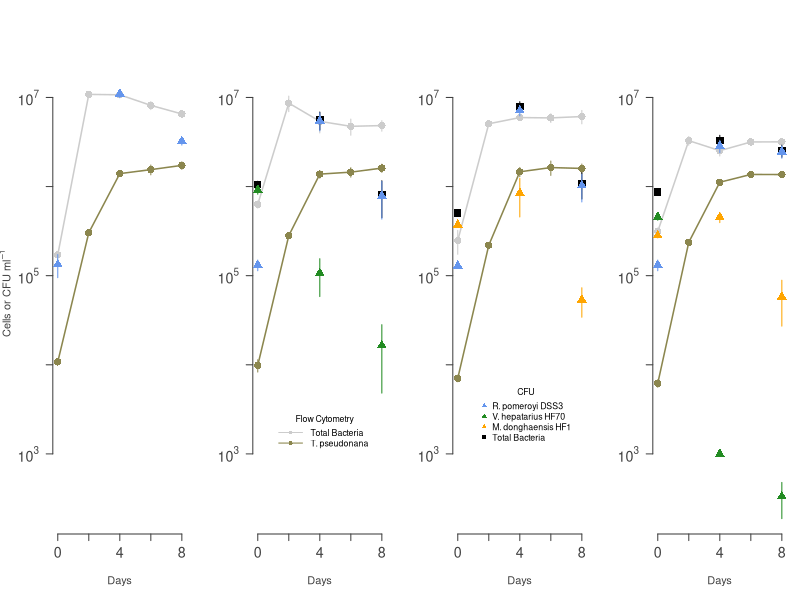
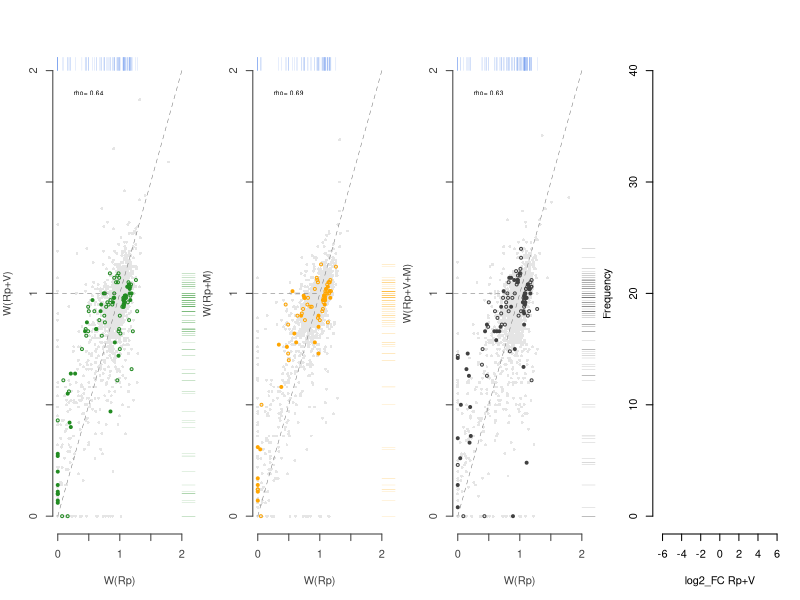
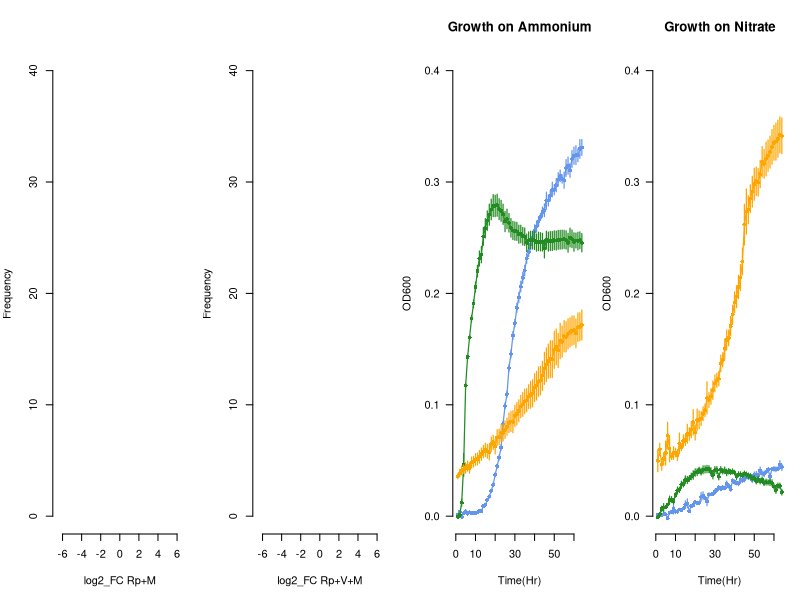
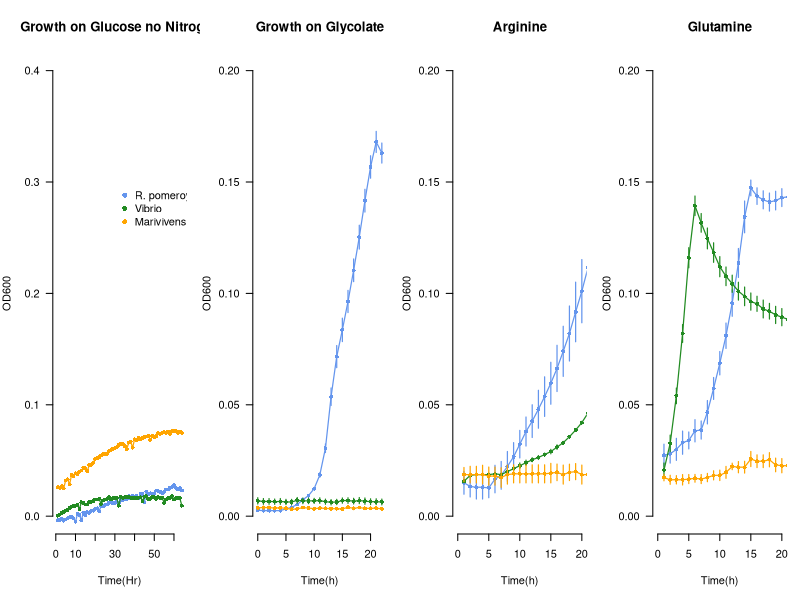
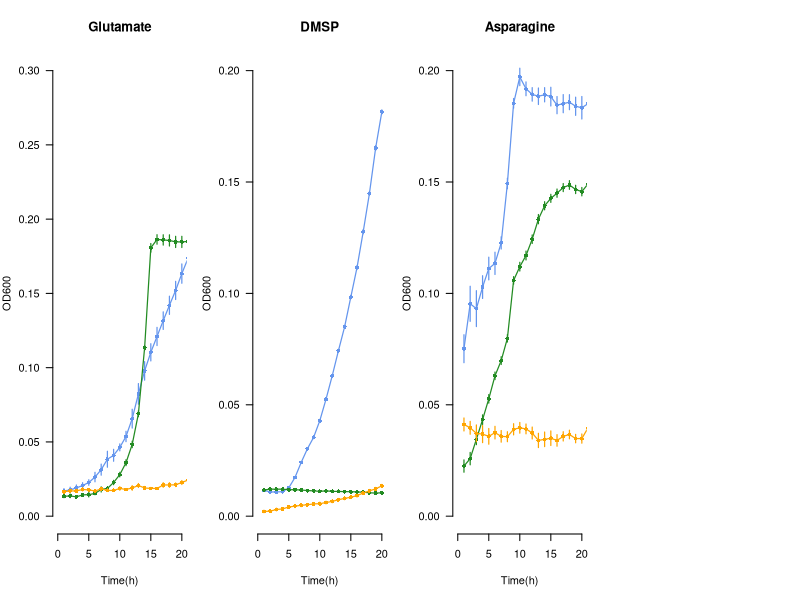

The R source for these figures, in order:
## ---- chunk 1
#loading in packages
library(readr)
library(dplyr)
library(tidyr)
library(ggplot2)
library(scales)
library(data.table)
library(formattable)
## ---- chunk 2
# Defining variables to make it more readable later on

rpom <- 'Ruegeria_pomeroyi'
rpomColor <- 'cornflowerblue'
mari <- 'Marivivens'
mariColor <- 'orange'
vib <- 'Vib_70'
vibColor <- 'forestgreen'
diatom <- 'T_pseudo'
diatomColor <- 'khaki4'
bacteria <- 'Bacteria'
bacteriaColor <- 'gray80'
compCommColor <- 'gray25'
totalCFUColor <- 'black'
## ---- chunk 3
# Transform data from CFU to CFU/ml
# from 1/2 YTSS and 1/2 YTSS + KAN25
coloniesMl <- function(rawCFUdata){
    rawCFUdata <- rawCFUdata %>% 
    mutate(cfu.ml = CFU*Dilution/Volume) %>% 
    mutate(cfuKAN.ml = CFU_KAN*Dilution/Volume) %>% 
    ungroup()
}

# Calculate mean and standard error of the mean of CFU/ml 
# and CFU_KAN/ml separate and then combine
CFUmean <- function(CFUml){
    cfuMean <- CFUml %>%
        select(Condition, Replicate, Day, Organism, cfu.ml) %>%
        na.omit() %>%
        group_by(Condition, Day, Organism, Replicate) %>%
        summarize(CFU.ml = mean(cfu.ml)) %>% 
        group_by(Condition, Day, Organism) %>% 
        summarize(mean.CFU.ml=round(mean(CFU.ml)), sem.CFU.ml=sd(round(CFU.ml))/sqrt(length(CFU.ml)))%>%
        ungroup() 
    cfuKANmean <- CFUml %>%
        select(Condition, Replicate, Day, Organism, cfuKAN.ml) %>%
        na.omit() %>%
        group_by(Condition, Day, Organism, Replicate) %>%
        summarize(CFUKAN.ml = mean(cfuKAN.ml)) %>% 
        group_by(Condition, Day, Organism) %>% 
        summarize(mean.cfuKAN.ml=round(mean(CFUKAN.ml)), sem.cfuKAN.ml=sd(round(CFUKAN.ml))/sqrt(length(CFUKAN.ml)))%>%
        ungroup()
    full_join(cfuMean, cfuKANmean, by=c('Condition', 'Organism', 'Day'))
}


# Calculate mean Cells/ml from flow data taken on CyAN 
meanCellsml <- function(rawFlowdata){
    flowMean <- rawFlowdata %>%
        select(Condition, Replicate, Day, Organism, Cells.ml) %>%
        na.omit() %>%
        group_by(Condition, Day, Organism) %>%
        summarize(mean.Cells.ml=mean(round(Cells.ml)), sem.Cells.ml=sd(round(Cells.ml))
                  /sqrt(length(Cells.ml)))%>%
        ungroup()
}

# Read in CFU and flow data, transforming with above functions
# Need to add in Day 0 for condition 4/6 since these
# R pom colonies were inhibited by Vibrio, thus
# Taking the mean of all other time zeros and placing # it here

rawCFUcounts <- read.table(file='Data/GOTn_CFUcounts_v2.csv', header=TRUE, sep=',')
CFUml <- coloniesMl(rawCFUcounts)
meanCFUml <- CFUmean(CFUml)
meanCFUml <- meanCFUml[order(meanCFUml$Day), ]

flowCounts <- read.table(file='Data/GOTn_flowCounts_v2.csv', header=TRUE, sep=',')
meanFlow <- meanCellsml(flowCounts)
## ---- chunk 4
# Fixing the problem that there were no Rpom counts on day zero of conditions 4 & 6
# We just set the CFUs here equal to the mean of the inoculum from all other conditions


condition4RpomT0 <- meanCFUml$Day==0 & meanCFUml$Organism==rpom & meanCFUml$Condition=='Vibrio'
condition6RpomT0 <- meanCFUml$Day==0 & meanCFUml$Organism==rpom & meanCFUml$Condition=='CompleteCommunity'
allRpomT0 <- na.omit(CFUml$cfu.ml[CFUml$Day=='0' & CFUml$Organism==rpom])

meanCFUml$mean.CFU.ml[condition4RpomT0] <- mean(allRpomT0)
meanCFUml$sem.CFU.ml[condition4RpomT0] <- sd(allRpomT0)/sqrt(length(allRpomT0))

meanCFUml$mean.CFU.ml[condition6RpomT0] <- mean(allRpomT0)
meanCFUml$sem.CFU.ml[condition6RpomT0] <- sd(allRpomT0)/sqrt(length(allRpomT0))
## ---- chunk 5
#Total CFUs from means then propagate error

totalCFUS <- meanCFUml %>% 
  group_by(Condition, Day) %>% 
  summarize(total.meanCFU= sum(mean.CFU.ml), total.sem=sqrt(sum(sem.CFU.ml^2, na.rm=TRUE)))

## ---- chunk 6
attach(meanCFUml)

meanCFU <- mean.CFU.ml[Organism==rpom]
meanCFUT0 <- mean.CFU.ml[Organism==rpom & Day==0]
meanCFUT4 <- mean.CFU.ml[Organism==rpom & Day==4]
meanCFUT8 <- mean.CFU.ml[Organism==rpom & Day==8]

semCFUT0 <- sem.CFU.ml[Organism==rpom & Day==0]
semCFUT4 <- sem.CFU.ml[Organism==rpom & Day==4]
semCFUT8 <- sem.CFU.ml[Organism==rpom & Day==8]


rpomAloneCFU <- mean.CFU.ml[Condition=='RpomAlone' & Organism==rpom]
semRpomAloneCFU <- sem.CFU.ml[Condition=='RpomAlone' & Organism==rpom]
rpomAloneTimeCFU <- Day[Condition=='RpomAlone' & Organism==rpom]

vibRpomCFU <- mean.CFU.ml[Condition=='Vibrio' & Organism==rpom]
semVibRpomCFU <- sem.CFU.ml[Condition=='Vibrio' & Organism==rpom]
vibCFU <- mean.CFU.ml[Condition=='Vibrio' & Organism==vib]
semVibCFU <- sem.CFU.ml[Condition=='Vibrio' & Organism==vib]
vibTimeCFU <- Day[Condition=='Vibrio' & Organism==vib]
vibRpomTimeCFU <- Day[Condition=='Vibrio' & Organism==rpom]

mariRpomCFU <- mean.CFU.ml[Condition=='Marivivens' & Organism==rpom]
semMariRpomCFU <- sem.CFU.ml[Condition=='Marivivens' & Organism==rpom]
mariCFU <- mean.CFU.ml[Condition=='Marivivens' & Organism==mari]
semMariCFU <- sem.CFU.ml[Condition=='Marivivens' & Organism==mari]
mariTimeCFU <- Day[Condition=='Marivivens' & Organism==mari]
mariRpomTimeCFU <- Day[Condition=='Marivivens' & Organism==rpom]

compCommRpomCFU <- mean.CFU.ml[Condition=='CompleteCommunity' & Organism==rpom]
semCompCommRpomCFU <- sem.CFU.ml[Condition=='CompleteCommunity' & Organism==rpom]
compCommMariCFU <- mean.CFU.ml[Condition=='CompleteCommunity' & Organism==mari]
semCompCommMariCFU <- sem.CFU.ml[Condition=='CompleteCommunity' & Organism==mari]
compCommVibCFU <- mean.CFU.ml[Condition=='CompleteCommunity' & Organism==vib]
semCompCommVibCFU <- sem.CFU.ml[Condition=='CompleteCommunity' & Organism==vib]
compCommVibTimeCFU <- Day[Condition=='CompleteCommunity' & Organism==vib]
compCommMariTimeCFU <- Day[Condition=='CompleteCommunity' & Organism==mari]
compCommRpomTimeCFU <- Day[Condition=='CompleteCommunity' & Organism==rpom]

detach(meanCFUml, unload=TRUE)

## ---- chunk 7
# Reading in functions for growth curves that I like to make
niceGrowthCurve <- function(time, populationDensity, yLim, yLab=expression('Cells or CFU ml' ^-1),  timeTicks, timeLabs, popTicks, popLabs){
  xLab <- 'Days'
  axesCol <- 'gray25'
  plot(time, populationDensity, las=1, xlab=xLab, ylab=yLab, log='y',  type='n', frame.plot=FALSE,  yaxt='n', xaxt='n', ylim=yLim, col.lab=axesCol)
  axis(1, at=timeTicks, labels=timeLabs, col=axesCol, col.axis=axesCol, cex.axis=1.3, cex.lab=1.3)
  axis(2, at=popTicks, labels=popLabs, las=1, col=axesCol, col.axis=axesCol, cex.axis=1.3, cex.lab=1.3)
}


oneMemberGrowthCurve <- function(timePop1, pop1, pop1SEM, pop1Col, lineType=1, point=16){
  points(timePop1, pop1, col=pop1Col, pch=point, cex=1.5)
  lines(timePop1, pop1, col=pop1Col, lty=lineType, lwd=1.5)
  segments(x0=timePop1, y0=pop1+pop1SEM, y1=pop1-pop1SEM, col=pop1Col)
}

## ---- chunk 8
#Defining the flow cytometry objects as the treatmentOrganism

attach(meanFlow)

tnBacteriaFlow <-  mean.Cells.ml[Condition=='RpomAlone' & Organism==bacteria]
semTnBacteriaFlow <- sem.Cells.ml[Condition=='RpomAlone' & Organism==bacteria]
tnDiatomFlow <- mean.Cells.ml[Condition=='RpomAlone' & Organism==diatom]
semTnDiatomFlow <- sem.Cells.ml[Condition=='RpomAlone' & Organism==diatom]
tnBacteriaTimeFlow <- Day[Condition=='RpomAlone' & Organism==bacteria]
tnDiatomTimeFlow <- Day[Condition=='RpomAlone' & Organism==diatom]

vibBacteriaFlow <-  mean.Cells.ml[Condition=='Vibrio' & Organism==bacteria]
semVibBacteriaFlow <- sem.Cells.ml[Condition=='Vibrio' & Organism==bacteria]
vibDiatomFlow <- mean.Cells.ml[Condition=='Vibrio' & Organism==diatom]
semVibDiatomFlow <- sem.Cells.ml[Condition=='Vibrio' & Organism==diatom]
vibBacteriaTimeFlow <- Day[Condition=='Vibrio' & Organism==bacteria]
vibDiatomTimeFlow <- Day[Condition=='Vibrio' & Organism==diatom]

mariBacteriaFlow <-  mean.Cells.ml[Condition=='Marivivens' & Organism==bacteria]
semMariBacteriaFlow <- sem.Cells.ml[Condition=='Marivivens' & Organism==bacteria]
mariDiatomFlow <- mean.Cells.ml[Condition=='Marivivens' & Organism==diatom]
semMariDiatomFlow <- sem.Cells.ml[Condition=='Marivivens' & Organism==diatom]
mariBacteriaTimeFlow <- Day[Condition=='Marivivens' & Organism==bacteria]
mariDiatomTimeFlow <- Day[Condition=='Marivivens' & Organism==diatom]

allBacteriaFlow <-  mean.Cells.ml[Condition=='CompleteCommunity' & Organism==bacteria]
semAllBacteriaFlow <- sem.Cells.ml[Condition=='CompleteCommunity' & Organism==bacteria]
allDiatomFlow <- mean.Cells.ml[Condition=='CompleteCommunity' & Organism==diatom]
semAllDiatomFlow <- sem.Cells.ml[Condition=='CompleteCommunity' & Organism==diatom]
allBacteriaTimeFlow <- Day[Condition=='CompleteCommunity' & Organism==bacteria]
allDiatomTimeFlow <- Day[Condition=='CompleteCommunity' & Organism==diatom]
detach(meanFlow, unload=TRUE)
## ---- chunk 9
xAxis <- seq(0,8, by=2)
xAxisLong <- seq(0,16, by=2)
xAxisLabs <- c('0','','4','','8')
xAxisLongLabs <- c('0','','4','','8','','12','','16')

ylim <- c(2e2,2e7)
yAxis <-  c(1e3, 1e4, 1e5, 1e6, 1e7)
yAxisLab <- c(expression('10'^'3'), '', expression('10'^'5'), '',expression('10'^'7'))

#pdf(file='growthcurve_20220316.pdf', height=3, width=9, useDingbats=FALSE)

par(mfrow=c(1,4), mar=c(5,4,4,1))

#Rpom Alone
niceGrowthCurve(xAxis, yAxis, ylim, timeTicks=xAxis, timeLabs=xAxisLabs, popTicks=yAxis, popLabs=yAxisLab)


oneMemberGrowthCurve(tnBacteriaTimeFlow, tnBacteriaFlow, semTnBacteriaFlow, bacteriaColor)
oneMemberGrowthCurve(tnDiatomTimeFlow, tnDiatomFlow, semTnDiatomFlow, diatomColor)
oneMemberGrowthCurve(rpomAloneTimeCFU, rpomAloneCFU, semRpomAloneCFU, rpomColor,lineType=0, point=17)




#Vibrio

niceGrowthCurve(xAxis, yAxis, ylim, yLab='', timeTicks=xAxis, timeLabs=xAxisLabs, popTicks=yAxis, popLabs=yAxisLab)

oneMemberGrowthCurve(vibBacteriaTimeFlow, vibBacteriaFlow, semVibBacteriaFlow, bacteriaColor)
oneMemberGrowthCurve(vibDiatomTimeFlow, vibDiatomFlow, semVibDiatomFlow, diatomColor)


oneMemberGrowthCurve(totalCFUS$Day[totalCFUS$Condition=='Vibrio'], totalCFUS$total.meanCFU[totalCFUS$Condition=='Vibrio'], totalCFUS$total.sem[totalCFUS$Condition=='Vibrio'], totalCFUColor, lineType=0, point=15)

oneMemberGrowthCurve(vibRpomTimeCFU, vibRpomCFU, semVibRpomCFU, rpomColor, lineType=0, point=17)
oneMemberGrowthCurve(vibTimeCFU, vibCFU, semVibCFU, vibColor, lineType=0, point=17)


legend(1.2, 0.3e4, legend=c('Total Bacteria' , 'T. pseudonana'), col=c(bacteriaColor, diatomColor), cex=0.8, pch=16, lty=1, bty='n', title='Flow Cytometry', seg.len=3)


#Marivivens

niceGrowthCurve(xAxis, yAxis, ylim, yLab='', timeTicks=xAxis, timeLabs=xAxisLabs, popTicks=yAxis, popLabs=yAxisLab)

oneMemberGrowthCurve(mariBacteriaTimeFlow, mariBacteriaFlow, semMariBacteriaFlow, bacteriaColor)
oneMemberGrowthCurve(mariDiatomTimeFlow, mariDiatomFlow, semMariDiatomFlow, diatomColor)

oneMemberGrowthCurve(totalCFUS$Day[totalCFUS$Condition=='Marivivens'], totalCFUS$total.meanCFU[totalCFUS$Condition=='Marivivens'], totalCFUS$total.sem[totalCFUS$Condition=='Marivivens'], totalCFUColor, lineType=0, point=15)

oneMemberGrowthCurve(mariRpomTimeCFU, mariRpomCFU, semMariRpomCFU, rpomColor, lineType=0, point=17)
oneMemberGrowthCurve(mariTimeCFU, mariCFU, semMariCFU, mariColor, lineType=0, point=17)


legend(1.2, 0.6e4, legend=c('R. pomeroyi DSS3' , 'V. hepatarius HF70', 'M. donghaensis HF1', 'Total Bacteria'), col=c(rpomColor, vibColor, mariColor, totalCFUColor), pch=c(17,17,17,15), cex=0.8, lty=0, bty='n', title='CFU', seg.len=3)

#CompleteCommunity

niceGrowthCurve(xAxis, yAxis, ylim, yLab='', timeTicks=xAxis, timeLabs=xAxisLabs, popTicks=yAxis, popLabs=yAxisLab)

oneMemberGrowthCurve(allBacteriaTimeFlow, allBacteriaFlow, semAllBacteriaFlow, bacteriaColor)
oneMemberGrowthCurve(allDiatomTimeFlow, allDiatomFlow, semAllDiatomFlow, diatomColor)


oneMemberGrowthCurve(totalCFUS$Day[totalCFUS$Condition=='CompleteCommunity'], totalCFUS$total.meanCFU[totalCFUS$Condition=='CompleteCommunity'], totalCFUS$total.sem[totalCFUS$Condition=='CompleteCommunity'], totalCFUColor, lineType=0, point=15)

oneMemberGrowthCurve(compCommRpomTimeCFU, compCommRpomCFU, semCompCommRpomCFU, rpomColor, lineType=0, point=17)
oneMemberGrowthCurve(compCommRpomTimeCFU, compCommVibCFU, semCompCommVibCFU, vibColor, lineType=0, point=17)
oneMemberGrowthCurve(compCommMariTimeCFU, compCommMariCFU, semCompCommMariCFU, mariColor, lineType=0, point=17)



#dev.off()
## ---- chunk 10
# expansion factors for Rpom as the only bacteria makes it easy

expansionCalc <- function(initialFC, finalFC, semInitialFC, semFinalFC){
  
  x <- initialFC
  y <- finalFC
  
  expansion <- y/x
  
  dx_x <- semInitialFC/x
  dy_y <- semFinalFC/y
  
  uncertainty <- expansion*sqrt((dx_x)^2*(dy_y)^2)
  
  expansion_uncertainty <- c(vector(),c(expansion, uncertainty))
}


rpomAloneExp <- expansionCalc(tnBacteriaFlow[1], tnBacteriaFlow[5], semTnBacteriaFlow[1], semTnBacteriaFlow[5])[1]
semRpomAloneExp <- expansionCalc(tnBacteriaFlow[1], tnBacteriaFlow[5], semTnBacteriaFlow[1], semTnBacteriaFlow[5])[2]

rpomAloneExpCFU <- expansionCalc(rpomAloneCFU[1], rpomAloneCFU[3], semRpomAloneCFU[1], semRpomAloneCFU[3])[1]
semRpomAloneExpCFU <- expansionCalc(rpomAloneCFU[1], rpomAloneCFU[3], semRpomAloneCFU[1], semRpomAloneCFU[3])[2]


# to get expansion factors for conditions with multiple bacteria
# Rpom CFUs / Total Bacteria CFUs * Total Bacteria FC = Rpom FC
# expansion factor is then Rpom FC final / Rpom FC initial

percentMultiBact <- function(rPom, bact2, bact3){
  x <- rPom
  y <- bact2
  z <- bact3
  
  total <- x/(x+y+z)
}

expansionCalc_noUncert <- function(initialFC, finalFC){
  
  x <- initialFC
  y <- finalFC
  
  expansion <- y/x
}

  
rpomVibPercent <- percentMultiBact(vibRpomCFU, vibCFU, bact3=0)
rpomMariPercent <- percentMultiBact(mariRpomCFU, mariCFU, bact3=0)
rpomAllPercent <- percentMultiBact(compCommRpomCFU, compCommVibCFU, compCommMariCFU)




#these are all of specifically rpom in each treatment then multiplied by the flowcytometry data (0d and 8d) to get cells/ml of rpom from the percentage of rpom cells based on cfus

vibExp <-  expansionCalc_noUncert(vibBacteriaFlow[1]*rpomVibPercent[1], vibBacteriaFlow[5]*rpomVibPercent[3])


mariExp <-  expansionCalc_noUncert(mariBacteriaFlow[1]*rpomMariPercent[1], mariBacteriaFlow[5]*rpomMariPercent[3])


allExp <- expansionCalc_noUncert(allBacteriaFlow[1]*rpomAllPercent[1], allBacteriaFlow[5]*rpomAllPercent[3])

print(c('RpomAlone Expansion=', round(rpomAloneExp, 2),'Vibrio Expansion=', round(vibExp,2) , 'Marivivens Expansion=', round(mariExp,2), 'CompleteCommunity Expansion', round(allExp, 2)))
## ---- chunk 11
# Calculating the number of generations from time 0 to 4 for just Rpom CFUs
#propagation of standard error of the mean
errorProp <- function(sem, mean){
  sqrt((0.434*(sem[2]/mean[2]))^2 + (0.434*(sem[1]/mean[1]))^2)
}

gen4Table <- matrix(nrow=4, ncol=3)
gen4Table[1, 1] <- 'rpomAlone Generations'
gen4Table[2, 1] <- 'Vibrio rpom Generations'
gen4Table[3, 1] <- 'Marivivens rpom Generations'
gen4Table[4, 1] <- 'Complete Comm rpom Generations'
gen4Table[1, 2] <- round((log10(rpomAloneCFU[2])-log10(rpomAloneCFU[1]))/0.301, 3)
gen4Table[2, 2] <- round((log10(vibRpomCFU[2])-log10(vibRpomCFU[1]))/0.301, 3)
gen4Table[3, 2] <- round((log10(mariRpomCFU[2])-log10(mariRpomCFU[1]))/0.301, 3)
gen4Table[4, 2] <- round((log10(compCommRpomCFU[2])-log10(compCommRpomCFU[1]))/0.301, 3)

gen4Table[1,3] <- round(errorProp(semRpomAloneCFU, rpomAloneCFU), 3)
gen4Table[2,3] <- round(errorProp(semVibRpomCFU, vibRpomCFU), 3)
gen4Table[3,3] <- round(errorProp(semMariRpomCFU, mariRpomCFU), 3)
gen4Table[4,3] <- round(errorProp(semCompCommRpomCFU, compCommRpomCFU), 3)

errorProp(semRpomAloneCFU, rpomAloneCFU)

print(gen4Table)
paste('Mean Generations=', mean(as.numeric(gen4Table[1:4, 2])))


## ---- chunk 12
meanFitness <- fread('Data/meanFitness_20220701.csv', header=TRUE)
significantFitness <- fread('Data/significantFitness_Metabolism_Grouped_20220713.csv', header=TRUE)
table1 <- fread('Data/Table1_20220831.csv', header=TRUE) %>% 
  select(spo, gene, funct, sig_vib, sig_mari, sig_cc) %>% 
    inner_join(., significantFitness, by=c('spo', 'gene', 'funct', 'sig_mari', 'sig_vib', 'sig_cc'))

#Select only significant genes to later be counted as fit increases or decreases
vibSig <- significantFitness[sig_vib == 'yes']
vibSigTable <- table1[sig_vib=='yes']
mariSig <- significantFitness[sig_mari == 'yes']
mariSigTable <- table1[sig_mari=='yes']
commSig <- significantFitness[sig_cc == 'yes']
commSigTable <- table1[sig_cc=='yes']

legendColors <- c(rpomColor, vibColor, mariColor, compCommColor)

fitTicks <- c(0, 0.5, 1, 1.5, 2)
fitLabs <- c('0', '','1','', '2')

overallFitPlot <- function(meanFitX=meanFitness$meanW_rpomAlone, meanFitY=meanFitness$meanW_vib, SigFitY_X, SigFitY_Y, SigTableX, SigTableY, xLab, yLab, ycol){
    x <- cor.test(meanFitX, meanFitY, method='spearman')
    segmentCol <- 'grey45'
    axesCol <- 'gray25'
    plot(meanFitX, meanFitY, pch=16, col='grey90', xlab=xLab, ylab=yLab, las=1, bty='n', xaxt='n', yaxt='n',  cex=0.6, xlim=c(0,2), ylim=c(0,2), col.lab=axesCol)
    
    points(SigFitY_X, SigFitY_Y, pch=21, col=ycol, cex=0.6)
    points(SigTableX, SigTableY, pch=16, col=ycol, cex=0.6)
    rug(SigFitY_X, side=1, pos=c(2,0), ticksize=0.1, lwd=0.15, col=rpomColor)
    rug(SigFitY_Y, side=2, col=ycol, pos=c(2,0), ticksize=0.1, lwd=0.15)
    axis(1, at=fitTicks, labels=fitLabs, col=axesCol, col.axis=axesCol)
    axis(2, at=fitTicks, labels=fitLabs, col=axesCol, col.axis=axesCol)
    segments(x0=0, y0=0, x1=2, y1=2, col= segmentCol, lty=2, lwd=0.5)
    segments(x0=-1, y0=1, x1=1, y1=1, col=segmentCol, lty=2, lwd=0.5)
    text(0.5, 1.9, paste('rho=',round(x$estimate, 2)), cex=0.6)
}

print(c('rpomAlone against vibrio spearman:', cor.test(meanFitness$meanW_rpomAlone, meanFitness$meanW_vib, method='spearman')[3:4]))
print(c('rpomAlone against marivivens spearman:', cor.test(meanFitness$meanW_rpomAlone, meanFitness$meanW_mari, method='spearman')[3:4]))
print(c('rpomAlone against Complete Commuinity spearman:', cor.test(meanFitness$meanW_rpomAlone, meanFitness$meanW_CC, method='spearman')[3:4]))


#pdf('fitnessOverview20220718.pdf', height=3, width=9,useDingbats=FALSE)
par(mfrow=c(1,4), mar=c(5,4,4,1))

overallFitPlot(meanFitness$meanW_rpomAlone, meanFitness$meanW_vib, vibSig$meanW_rpomAlone, vibSig$meanW_vib, vibSigTable$meanW_rpomAlone, vibSigTable$meanW_vib, 'W(Rp)','W(Rp+V)', vibColor)


overallFitPlot(meanFitness$meanW_rpomAlone, meanFitness$meanW_mari, mariSig$meanW_rpomAlone, mariSig$meanW_mari,  mariSigTable$meanW_rpomAlone, mariSigTable$meanW_mari, 'W(Rp)','W(Rp+M)', mariColor)

overallFitPlot(meanFitness$meanW_rpomAlone, meanFitness$meanW_CC, commSig$meanW_rpomAlone, commSig$meanW_CC,commSigTable$meanW_rpomAlone, commSigTable$meanW_CC, 'W(Rp)','W(Rp+V+M)', compCommColor)
#dev.off()
## ---- chunk 13


#pdf('log2FC_Whist_20220707.pdf', width=5, height=5)
hist(vibSig$Vib_fold_diff, seq(-6.5, 6.6, length.out = 125), col=vibColor, xlim=c(-6.5, 6.5), ylim=c(0,40), border='white', xlab='log2_FC Rp+V', main='')
hist(mariSig$Mari_fold_diff, seq(-6.5, 6.6, length.out = 125), col=mariColor, xlim=c(-6.5, 6.5), ylim=c(0,40), border='white', xlab='log2_FC Rp+M', main='')
hist(commSig$CC_fold_diff, seq(-6.6, 6.6, length.out = 125), col=compCommColor, xlim=c(-6.5, 6.5), ylim=c(0,40), border='white', xlab='log2_FC Rp+V+M', main='')
#dev.off()

## ---- chunk 14
plateOD <- fread('Data/NitrogenUsage_GrowthCurves_CBS.csv') %>%  melt(., id=('Time'), variable.name='Well', value.name='OD600')


plateMap <- fread('Data/NitrogenUsage_GrowthCurves_CBS_platelayout.csv')

growthData <- inner_join(plateOD, plateMap, by='Well')
meanCells <- function(rawData) {
    rawData <- rawData %>% 
        na.omit() %>% 
        group_by(Time, Organism, Condition) %>% 
        summarise(mean_OD=mean(OD600), sem_OD = sd(OD600)/sqrt(length(OD600)))
}

x <- meanCells(growthData)
x$mean_OD[x$Organism!='Blank'] <- x$mean_OD[x$Organism!='Blank'] - x$mean_OD[x$Organism=='Blank']

# Blank transformed data
blankedGrowthCurve <- x

attach(blankedGrowthCurve)

# Define each strain/fluorescent organism used for this plate
rpomNH <- Organism=='Rpom' & Condition=='NH'
rpomNO <- Organism=='Rpom' & Condition=='NO'
rpomNoN <- Organism=='Rpom' & Condition=='NoN'
vibNH <- Organism=='Vib' & Condition=='NH'
vibNO <- Organism=='Vib' & Condition=='NO'
vibNoN <- Organism=='Vib' & Condition=='NoN'
mariNH <- Organism=='Mari' & Condition=='NH'
mariNO <- Organism=='Mari' & Condition=='NO'
mariNoN <- Organism=='Mari' & Condition=='NoN'


OD <- function(strain, color) {
    points(Time[strain], mean_OD[strain], pch=16, cex=0.8, col=color)
    lines(Time[strain], mean_OD[strain], col=color, lwd=1.2)
    segments(Time[strain], y0=mean_OD[strain]-sem_OD[strain], y1=mean_OD[strain]+sem_OD[strain], col=color, lwd=1.2)
}


#pdf('Nitrate_Ammonium_GC_20211209.pdf', height=8, width=10, useDingbats = FALSE)

plot(Time[rpomNH], mean_OD[rpomNH], type='n',  las=1, xlab='Time(Hr)', ylab='OD600', main='Growth on Ammonium', bty='n', ylim=c(0, 0.4),cex=1.5, col='gray80')
OD(rpomNH, rpomColor)
OD(vibNH, vibColor)
OD(mariNH, mariColor)


plot(Time[rpomNO], mean_OD[rpomNO], type='n',  las=1, xlab='Time(Hr)', ylab='OD600', main='Growth on Nitrate', bty='n', ylim=c(0,0.4), cex=1.5, col='gray80')
OD(rpomNO, rpomColor)
OD(vibNO, vibColor)
OD(mariNO, mariColor)


plot(Time[rpomNoN], mean_OD[rpomNoN], type='n',  las=1, xlab='Time(Hr)', ylab='OD600', main='Growth on Glucose no Nitrogen', bty='n', ylim=c(0,0.4), cex=1.5, col='gray80')
OD(rpomNoN, rpomColor)
OD(vibNoN, vibColor)
OD(mariNoN, mariColor)
legend(30, 0.3, legend=c('R. pomeroyi WT', 'Vibrio', 'Marivivens'), col=c(rpomColor, vibColor, mariColor), bty='n', pch=16)
#dev.off()
detach(blankedGrowthCurve)
## ---- chunk 15

glycolate_OD <- fread('Data/Glycolate_Malate_GrowthCurves_CBS.csv') %>%  melt(., id=('Time'), variable.name='Well', value.name='OD600')
glycolate_OD$Well <- as.integer(glycolate_OD$Well)
glycolate_layout <- fread('Data/Glycolate_Malate_GrowthCurves_CBS_platelayout.csv')



glycolate_growthData <- inner_join(glycolate_OD, glycolate_layout , by='Well')


glycolate_mean <- meanCells(glycolate_growthData)

# Blank transformed data

glycolate_mean$mean_OD[glycolate_mean$Organism!='Blank' & glycolate_mean$Condition=='Glycolate'] <- glycolate_mean$mean_OD[glycolate_mean$Organism!='Blank' & glycolate_mean$Condition=='Glycolate'] - glycolate_mean$mean_OD[glycolate_mean$Organism=='Blank' & glycolate_mean$Condition=='Glycolate']


attach(glycolate_mean)
rpomGlycolate <- Organism=='Rpom' & Condition=='Glycolate'

vibGlycolate <- Organism=='Vib' & Condition=='Glycolate'

mariGlycolate <- Organism=='Mari' & Condition=='Glycolate'




OD <- function(strain, color) {
    points(Time[strain], mean_OD[strain], pch=16, cex=0.8, col=color)
    lines(Time[strain], mean_OD[strain], col=color, lwd=1.2)
    segments(Time[strain], y0=mean_OD[strain]-sem_OD[strain], y1=mean_OD[strain]+sem_OD[strain], col=color, lwd=1.2)
}


#pdf('glycolateMalate_growth.pdf')
plot(Time[rpomGlycolate], mean_OD[rpomGlycolate], type='n',  las=1, xlab='Time(h)', ylab='OD600', main='Growth on Glycolate', bty='n', ylim=c(0, 0.2),cex=1.5, col='gray80')
OD(rpomGlycolate, rpomColor)
OD(vibGlycolate, vibColor)
OD(mariGlycolate, mariColor)

#dev.off()

detach(glycolate_mean)

## ---- chunk 16
ArgGln <- fread('Data/cbs_growth_arginine_gln_malonate.csv') %>% 
    pivot_longer(., cols=2:19, names_to='Organism', values_to='OD') %>% 
    separate(., col='Organism', into=c('Organism', 'Condition', 'Rep')) %>% 
    group_by(Time, Organism, Condition) %>% 
    summarize(mean_OD=mean(OD), sem_OD=sd(OD)/sqrt(length(OD)))
attach(ArgGln)

rpomArg <- Organism=='Rp' & Condition=='arginine'
mariArg <- Organism=='Marivivens' & Condition=='arginine'
vibArg <- Organism=='Vibrio' & Condition=='arginine'
#pdf('ArginineGrowth.pdf')
plot(Time[rpomArg], mean_OD[rpomArg], type='n',  las=1, xlab='Time(h)', ylab='OD600', main='Arginine', bty='n', ylim=c(0, 0.2),xlim=c(0, 20),cex=1.5, col='gray80')
OD(rpomArg, rpomColor)
OD(vibArg, vibColor)
OD(mariArg, mariColor)
#dev.off()

rpomGln <- Organism=='Rp' & Condition=='glutamine'
mariGln <- Organism=='Marivivens' & Condition=='glutamine'
vibGln <- Organism=='Vibrio' & Condition=='glutamine'
#pdf('GlutamineGrowth.pdf')
plot(Time[rpomGln], mean_OD[rpomGln], type='n',  las=1, xlab='Time(h)', ylab='OD600', main='Glutamine', bty='n', ylim=c(0, 0.2),xlim=c(0, 20),cex=1.5, col='gray80')
OD(rpomGln, rpomColor)
OD(vibGln, vibColor)
OD(mariGln, mariColor)
#dev.off()


detach()
## ---- chunk 17
GluRibose <- fread('Data/cbs_glutamate_ribose.csv')%>%  melt(., id=('Time'), variable.name='Well', value.name='OD600')

GluRibose_layout <- fread('Data/cbs_glutamate_ribose_plateLayout.csv')


GluRibose_growthData <- inner_join(GluRibose, GluRibose_layout , by='Well')


GluRibose_mean <- meanCells(GluRibose_growthData)


GluRibose_mean$mean_OD[GluRibose_mean$Organism!='Blank' & GluRibose_mean$Condition=='Glutamate'] <- GluRibose_mean$mean_OD[GluRibose_mean$Organism!='Blank' & GluRibose_mean$Condition=='Glutamate'] - GluRibose_mean$mean_OD[GluRibose_mean$Organism=='Blank' & GluRibose_mean$Condition=='Glutamate']


attach(GluRibose_mean)

rpomGlu <- Organism=='Rpom' & Condition=='Glutamate'
vibGlu <- Organism=='Vib' & Condition=='Glutamate'
mariGlu <- Organism=='Mari' & Condition=='Glutamate'

#pdf('GlutamateGrowth.pdf')
plot(Time[rpomGlu], mean_OD[rpomGlu], type='n',  las=1, xlab='Time(h)', ylab='OD600', main='Glutamate', bty='n', ylim=c(0, 0.3),xlim=c(0, 20),cex=1.5, col='gray80')
OD(rpomGlu, rpomColor)
OD(vibGlu, vibColor)
OD(mariGlu, mariColor)
#dev.off()


detach()
## ---- chunk 18
DMSP <- fread('Data/DSS3,HF1,HF70_DMSP_48-well.csv') %>% 
    pivot_longer(., cols=2:25, names_to='Organism', values_to='OD') %>% 
  na.omit() %>% 
    separate(., col='Organism', into=c('Organism', 'Condition', 'Rep')) %>% 
    group_by(Time, Organism, Condition) %>% 
    summarize(mean_OD=mean(OD), sem_OD=sd(OD)/sqrt(length(OD)))
attach(DMSP)


rpomDMSP <- Organism=='DSS3' & Condition=='DMSP'
mariDMSP <- Organism=='HF1' & Condition=='DMSP'
vibDMSP <- Organism=='HF70' & Condition=='DMSP'
#pdf('DMSP.pdf')
plot(Time[rpomDMSP], mean_OD[rpomDMSP], type='n',  las=1, xlab='Time(h)', ylab='OD600', main='DMSP', bty='n', ylim=c(0, 0.2),xlim=c(0, 20), cex=1.5, col='gray80')
OD(rpomDMSP, rpomColor)
OD(vibDMSP, vibColor)
OD(mariDMSP, mariColor)
#dev.off()
detach()

Asparagine <- fread('Data/DSS3,HF1,HF70_asparagine.csv') %>% 
    pivot_longer(., cols=2:19, names_to='Organism', values_to='OD') %>% 
  na.omit() %>% 
    separate(., col='Organism', into=c('Organism', 'Condition', 'Rep')) %>% 
    group_by(Time, Organism, Condition) %>% 
    summarize(mean_OD=mean(OD), sem_OD=sd(OD)/sqrt(length(OD))) 

attach(Asparagine)
rpomAsparagine <- Organism=='DSS3' & Condition=='asparagine'
mariAsparagine <- Organism=='HF1' & Condition=='asparagine'
vibAsparagine <- Organism=='HF70' & Condition=='asparagine'
#pdf('Asparagine.pdf')
plot(Time[rpomAsparagine], mean_OD[rpomAsparagine], type='n',  las=1, xlab='Time(h)', ylab='OD600', main='Asparagine', bty='n', ylim=c(0, 0.2),xlim=c(0, 20), cex=1.5, col='gray80')
OD(rpomAsparagine, rpomColor)
OD(vibAsparagine, vibColor)
OD(mariAsparagine, mariColor)
#dev.off()
detach(Asparagine)
